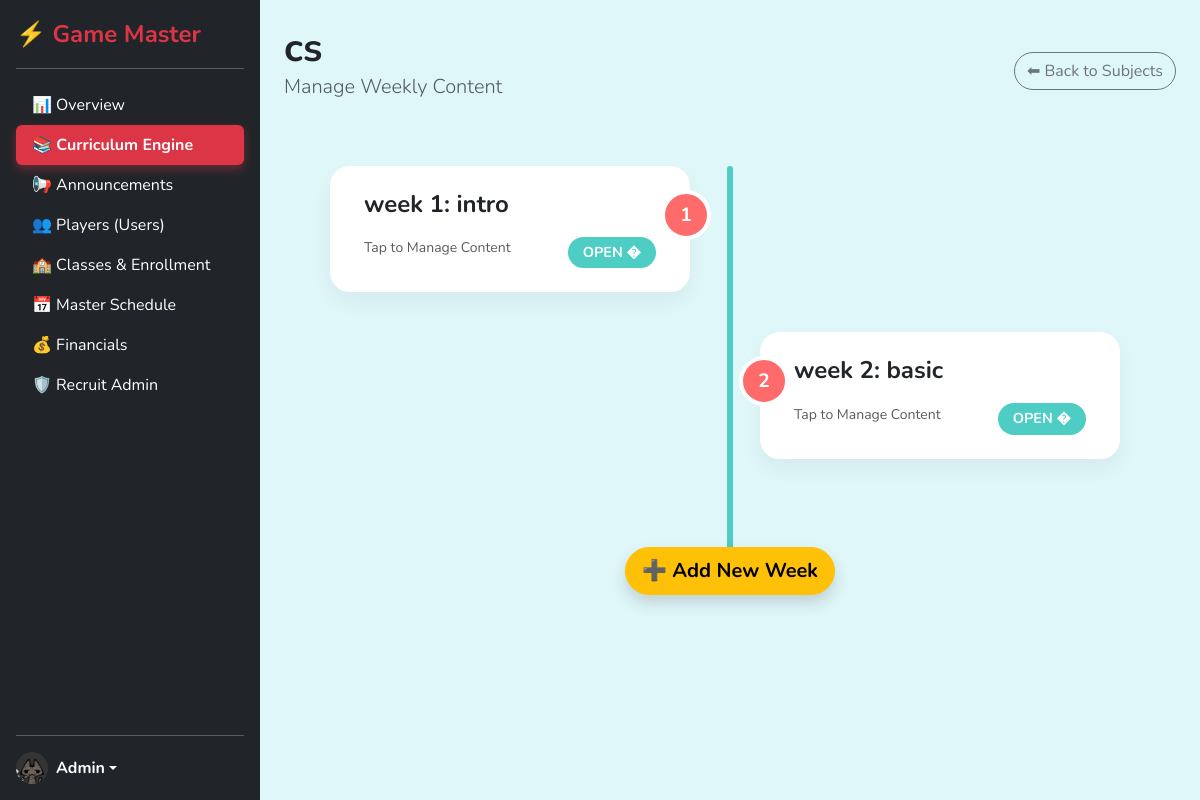
The page /admin/subject_weeks.php?subject_id=5 (signed in) on the database its author committed.
### tables this page shows
CREATE TABLE `subjects` (
  `subject_id` int(11) NOT NULL,
  `name` varchar(100) NOT NULL,
  `description` text DEFAULT NULL,
  `thumbnail` varchar(255) DEFAULT 'default_subject.png',
  `created_at` timestamp NOT NULL DEFAULT current_timestamp()
);

CREATE TABLE `weeks` (
  `week_id` int(11) NOT NULL,
  `subject_id` int(11) NOT NULL,
  `title` varchar(255) NOT NULL,
  `sort_order` int(11) DEFAULT 0,
  `is_visible` tinyint(1) DEFAULT 0
);

### admin/subject_weeks.php (the view, shortened to what this page needs)
<?php
require_once '../config/db.php';
$subject_id = $_GET['subject_id'] ?? 0;
$stmt = $pdo->prepare("SELECT * FROM subjects WHERE subject_id = ?");
$stmt->execute([$subject_id]);
$subject = $stmt->fetch();
$stmt = $pdo->prepare("SELECT * FROM weeks WHERE subject_id = ? ORDER BY sort_order ASC");
$stmt->execute([$subject_id]);
$weeks = $stmt->fetchAll(PDO::FETCH_ASSOC);
?>
<!DOCTYPE html>
<html lang="en">
<head>
    <link href="https://cdn.jsdelivr.net/npm/bootstrap@5.3.0/dist/css/bootstrap.min.css" rel="stylesheet">
</head>
<body>
<div class="d-flex">
    <?php include 'sidebar.php'; ?>
    <div class="flex-grow-1 p-4" style="background-color: #E0F7FA;">
        <div class="d-flex justify-content-between align-items-center mb-5">
            <div>
                <h1 class="fw-bold text-dark mb-0"><?php echo htmlspecialchars($subject['name']); ?></h1>
                <p class="text-muted lead">Manage Weekly Content</p>
            </div>
            <a href="subjects.php" class="btn btn-outline-secondary rounded-pill">⬅ Back to Subjects</a>
        </div>
        <div class="timeline">
            <?php foreach($weeks as $index => $week): ?>
                <div class="week-card-wrapper" style="position: relative;">
                    <a href="week_materials.php?week_id=<?php echo $week['week_id']; ?>" class="week-card <?php echo $index % 2 == 0 ? 'left' : 'right'; ?>">
                        <div class="timeline-badge"><?php echo $index + 1; ?></div>
                        <h4 class="fw-bold text-dark m-0"><?php echo htmlspecialchars($week['title']); ?></h4>
                        <div class="d-flex justify-content-between align-items-center mt-2">
                            <span class="text-muted small">Tap to Manage Content</span>
                            <span class="game-btn-sm">OPEN �</span>
                        </div>
                    </a>
                </div>
                <div style="height: 40px;"></div>
            <?php endforeach; ?>
            <div class="text-center mt-5" style="position: relative; z-index: 2;">
                <button class="btn btn-warning btn-lg rounded-pill fw-bold shadow" data-bs-toggle="modal" data-bs-target="#addWeekModal">➕ Add New Week</button>
            </div>
        </div>
    </div>
</div>
</body>
</html>

### admin/subject_weeks.php (style rules this page uses)
body { background-color: #E0F7FA; font-family: 'Nunito', sans-serif; }
.timeline { position: relative; max-width: 800px; margin: 0 auto; }
.timeline::after { content: ''; position: absolute; width: 6px; background-color: #4ECDC4; top: 0; bottom: 0; left: 50%; margin-left: -3px; border-radius: 10px; }
.week-card { padding: 20px 30px; background-color: white; position: relative; border-radius: 20px; border: 4px solid #fff; box-shadow: 0 10px 20px rgba(0,0,0,0.05); width: 45%; transition: 0.3s; cursor: pointer; text-decoration: none; color: inherit; display: block; }
.left { left: 0; }
.right { left: 50%; margin-left: 30px; }
.timeline-badge { position: absolute; width: 50px; height: 50px; right: -25px; background-color: #FF6B6B; border: 4px solid #fff; top: 20px; border-radius: 50%; z-index: 1; display: flex; align-items: center; justify-content: center; font-weight: bold; color: white; font-size: 1.2rem; }
.right .timeline-badge { left: -25px; }
.game-btn-sm { background: #4ECDC4; color: white; font-weight: bold; border-radius: 20px; padding: 5px 15px; font-size: 0.9rem; display: inline-block; margin-top: 10px; }

### rows shown on the page
subjects: name "cs"
weeks: title "week 1: intro"
weeks: title "week 2: basic"
